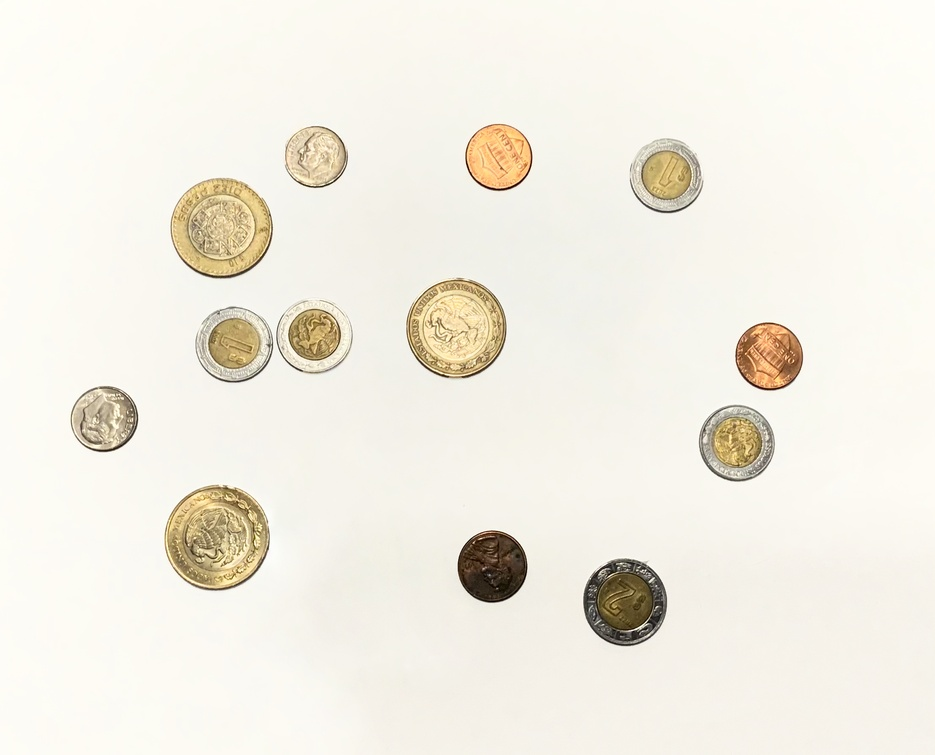
#> input picture Learning/Counting Objects/coins 2.jpg, 935 x 755 px, shrunk from 2212 x 1785 before the run
$ python size_measurement.py --image 'Counting Objects/coins 2.jpg' --width 1.0
#> lines starting #> are read from the running program, lines starting #| are printed output that depends on the picture; after the words box and inside, x2 and y2 are one past the last pixel; in counts of white or black regions, pixels touching at a corner belong together
from scipy.spatial import distance
from imutils import perspective
from imutils import contours as imutils_contours
import numpy
import argparse
import imutils
import cv2

# Calcular el punto medio entre dos puntos
def mid_point(point_a, point_b):
    return (point_a[0] + point_b[0]) * 0.5, (point_a[1] + point_b[1]) * 0.5

# Argumentos
argumet_parser = argparse.ArgumentParser()
argumet_parser.add_argument("-i", "--image", required=True, help="path to the input image")
argumet_parser.add_argument("-w", "--width", type=float, required=True, help="width of the left-most object in the image")
arguments = vars(argumet_parser.parse_args())

# Leer la imagen, convertirla a escala de grises y suavizarla
image = cv2.imread(arguments["image"])
#> image is the input picture: shape (755, 935, 3); mean B, G, R 227.3, 237.9, 241.9
gray = cv2.cvtColor(image, cv2.COLOR_BGR2GRAY)
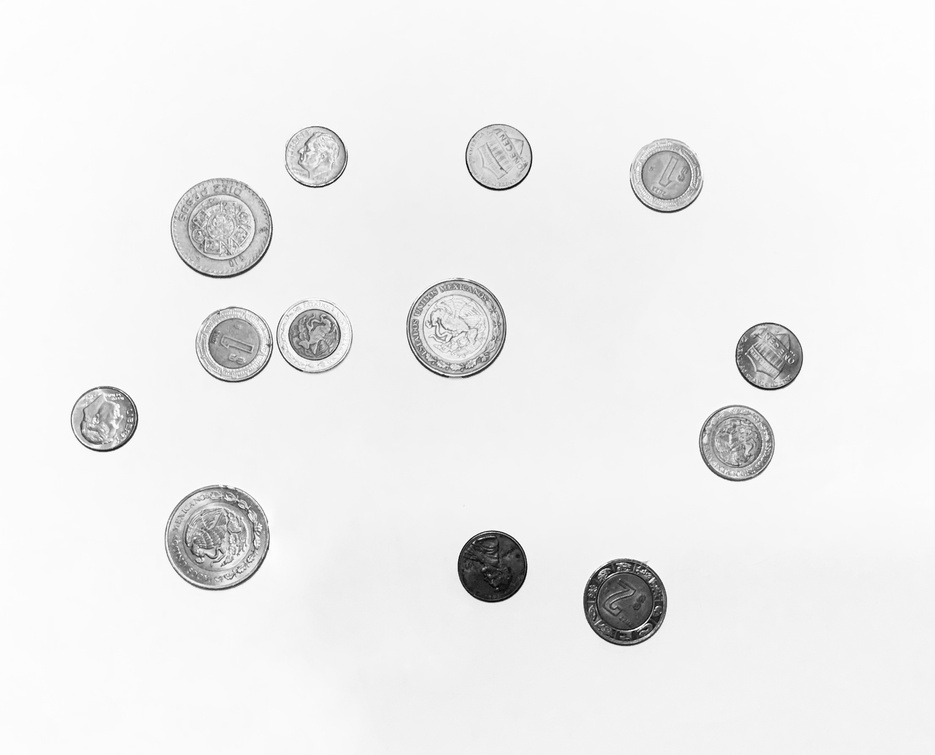
#> gray: shape (755, 935); min 2, max 255, mean 237.9
gray = cv2.GaussianBlur(gray, (7, 7), 0)

# Detectar bordes en la imagen en escala de grises, dilatar y erosionar los bordes para cerrar cualquier brecha entre los objetos
edged_image = cv2.Canny(gray, 50, 100)
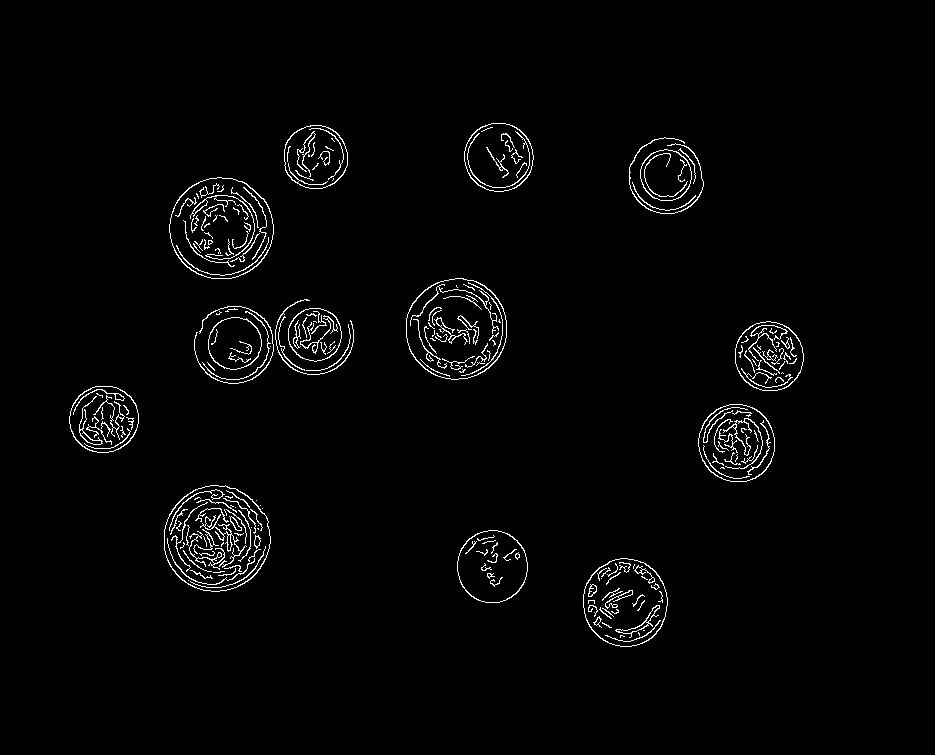
#> edged_image: shape (755, 935); 2% white in thin lines or dots, all inside (x1, y1, x2, y2) = (69, 123, 804, 647)
edged_image = cv2.dilate(edged_image, None, iterations=1)
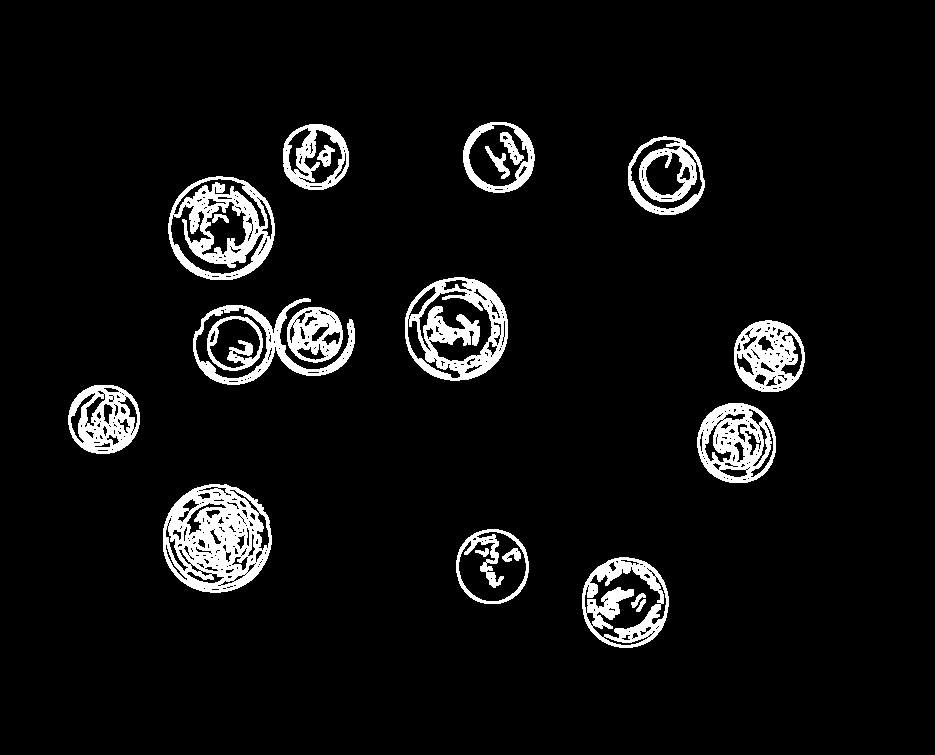
#> edged_image: shape (755, 935); 6.4% white; 22 white regions, largest, box (x1, y1, x2, y2) and area: (163, 484, 272, 593) 7218, (168, 176, 275, 280) 5113, (405, 277, 508, 381) 4999
edged_image = cv2.erode(edged_image, None, iterations=1)
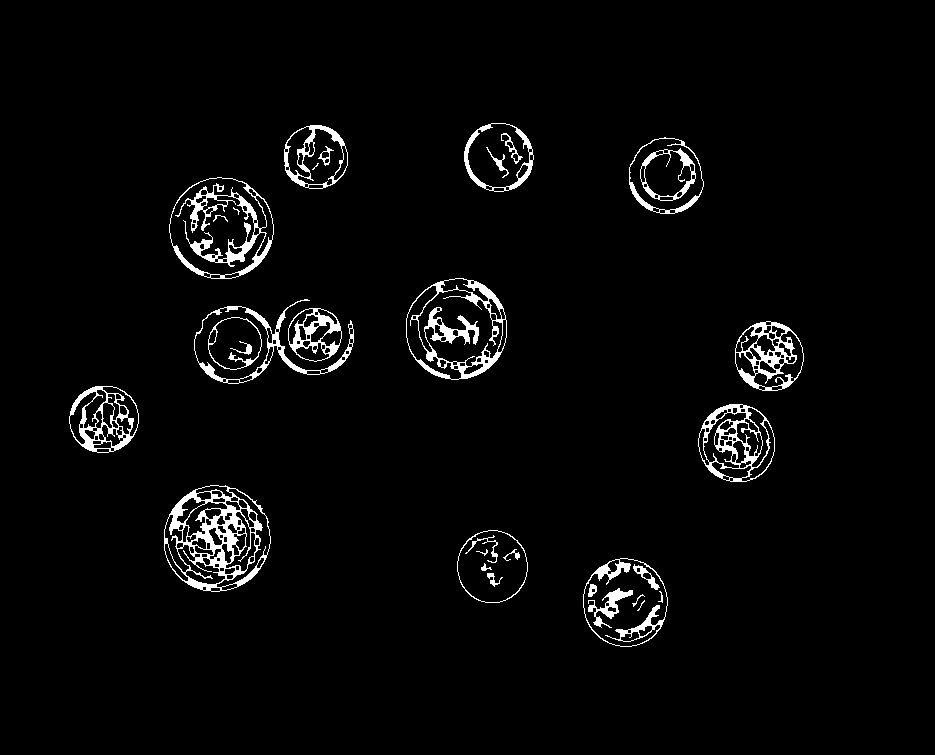
#> edged_image: shape (755, 935); 3.2% white; 33 white regions (3 under 20 px)

# Encontrar contornos en la imagen
contours = cv2.findContours(edged_image.copy(), cv2.RETR_EXTERNAL, cv2.CHAIN_APPROX_SIMPLE)
#> contours = 13 contours; largest, box (x1, y1, x2, y2) and area: (164, 485, 271, 592) 8812, (169, 177, 274, 279) 8250, (406, 278, 507, 380) 8004, (583, 558, 668, 647) 5818, (194, 299, 354, 384) 5441
contours = imutils.grab_contours(contours)

# Ordenar los contornos de izquierda a derecha (donde el objeto de la izquierda es el de referencia, el objeto de tamaño conocido)
(contours, _) = imutils_contours.sort_contours(contours)
pixels_per_metric = None

# Iterar sobre los contornos
for contour in contours:
    # Si el contorno no es lo suficientemente grande, ignorarlo, probablemente es ruido
    if cv2.contourArea(contour) < 100:
        continue

    # Calcular el rectángulo delimitador del contorno y usarlo para calcular las dimensiones del objeto
    original_image = image.copy()
    box = cv2.minAreaRect(contour)
    box = cv2.boxPoints(box)
    box = numpy.array(box, dtype="int")

    # Ordenar los puntos del contorno para que aparezcan en sentido horario y luego dibujalo
    box = perspective.order_points(box)
    cv2.drawContours(original_image, [box.astype("int")], -1, (0, 255, 0), 2)

    # Iterar sobre los puntos del contorno y dibujarlos
    for (x, y) in box:
        cv2.circle(original_image, (int(x), int(y)), 5, (0, 0, 255), -1)

    # Extraer los puntos del contorno y calcular las dimensiones del objeto
    (top_left, top_right, bottom_right, bottom_left) = box
    # Calculamos la distancia euclidiana entre el punto superior izquierdo y el punto superior derecho
    (top_left_top_right_x, top_left_top_right_y) = mid_point(top_left, top_right)
    (bottom_left_bottom_right_x, bottom_left_bottom_right_y) = mid_point(bottom_left, bottom_right)

    # Calculamos la distancia euclidiana entre las diagonales del objeto
    (top_left_bottom_left_x, top_left_bottom_left_y) = mid_point(top_left, bottom_left)
    (top_right_bottom_right_x, top_right_bottom_right_y) = mid_point(top_right, bottom_right)

    # Dibujar los puntos
    cv2.circle(original_image, (int(top_left_top_right_x), int(top_left_top_right_y)), 5, (255, 0, 0), -1)
    cv2.circle(original_image, (int(bottom_left_bottom_right_x), int(bottom_left_bottom_right_y)), 5, (255, 0, 0), -1)
    cv2.circle(original_image, (int(top_left_bottom_left_x), int(top_left_bottom_left_y)), 5, (255, 0, 0), -1)
    cv2.circle(original_image, (int(top_right_bottom_right_x), int(top_right_bottom_right_y)), 5, (255, 0, 0), -1)

    # Dibujar las líneas
    cv2.line(original_image, (int(top_left_top_right_x), int(top_left_top_right_y)), (int(bottom_left_bottom_right_x), int(bottom_left_bottom_right_y)), (255, 0, 255), 2)
    cv2.line(original_image, (int(top_left_bottom_left_x), int(top_left_bottom_left_y)), (int(top_right_bottom_right_x), int(top_right_bottom_right_y)), (255, 0, 255), 2)

    # Calcular la distancia euclidiana entre los puntos y luego encontrar la relación de píxeles por métrica
    distance_a = distance.euclidean((top_left_top_right_x, top_left_top_right_y), (bottom_left_bottom_right_x, bottom_left_bottom_right_y))
    distance_b = distance.euclidean((top_left_bottom_left_x, top_left_bottom_left_y), (top_right_bottom_right_x, top_right_bottom_right_y))

    # Si la relación de píxeles por métrica es nula, inicializarla
    if pixels_per_metric is None:
        pixels_per_metric = distance_b / arguments["width"]

    # Calcular las dimensiones del objeto
    dimension_a = distance_a / pixels_per_metric
    dimension_b = distance_b / pixels_per_metric

    # Dibujar las dimensiones en la imagen
    cv2.putText(original_image, "{:.1f}mm".format(dimension_a), (int(top_left_top_right_x - 15), int(top_left_top_right_y - 10)), cv2.FONT_HERSHEY_SIMPLEX, 0.65, (255, 255, 255), 2)
    cv2.putText(original_image, "{:.1f}mm".format(dimension_b), (int(top_right_bottom_right_x + 10), int(top_right_bottom_right_y)), cv2.FONT_HERSHEY_SIMPLEX, 0.65, (255, 255, 255), 2)

    # Mostrar la imagen
    cv2.imshow("Image", original_image)
    cv2.waitKey(0)
#> this loop made 13 passes
#> (top_left, top_right, bottom_right, bottom_left, top_left_top_right_x, top_left_top_right_y, bottom_left_bottom_right_x, bottom_left_bottom_right_y) on pass 1: ([69, 386], [138, 386], [138, 452], [69, 452], 103.5, 386, 103.5, 452)
#> (top_left, top_right, bottom_right, bottom_left, top_left_top_right_x, top_left_top_right_y, bottom_left_bottom_right_x, bottom_left_bottom_right_y) on passes 2 to 7: ([164, 485], [270, 485], [270, 591], [164, 591], 217, 485, 217, 591), ([169, 177], [273, 177], [273, 278], [169, 278], 221, 177, 221, 278), ([190, 309], [349, 294], [356, 372], [197, 386], 269.5, 301.5, 276.5, 379), ([284, 125], [347, 125], [347, 188], [284, 188], 315.5, 125, 315.5, 188), ([288, 308], [341, 308], [341, 361], [288, 361], 314.5, 308, 314.5, 361), ([406, 278], [506, 278], [506, 379], [406, 379], 456, 278, 456, 379)
#> pass 1, `cv2.imshow("Image", original_image)`:
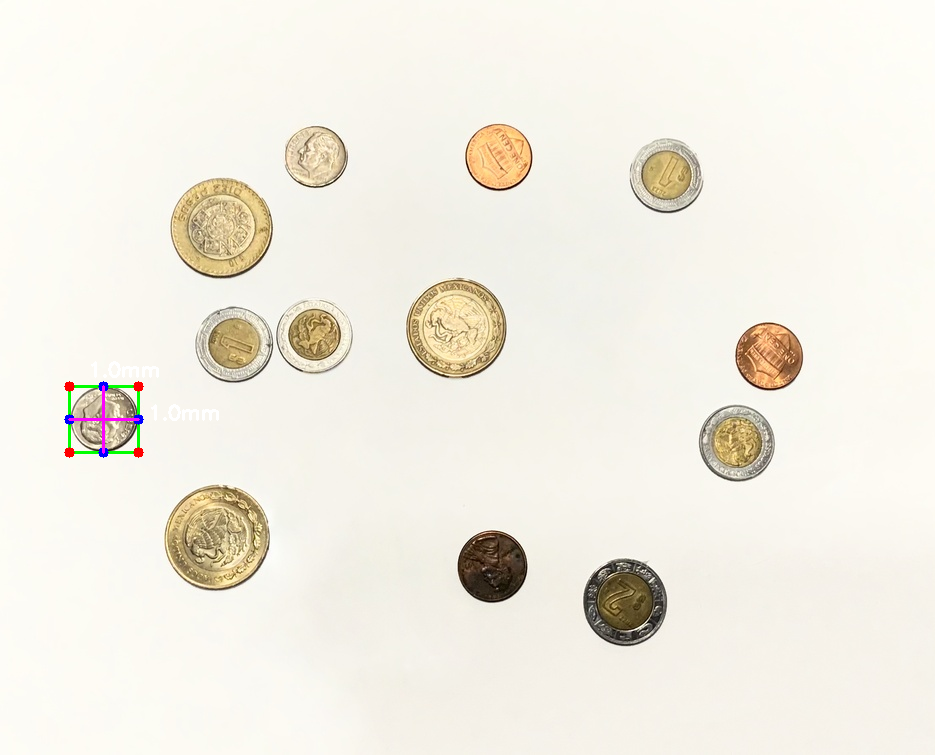
#> window 'Image': shape (755, 935, 3); mean B, G, R 227.1, 237.6, 241.7
#> pass 2, `cv2.imshow("Image", original_image)`:
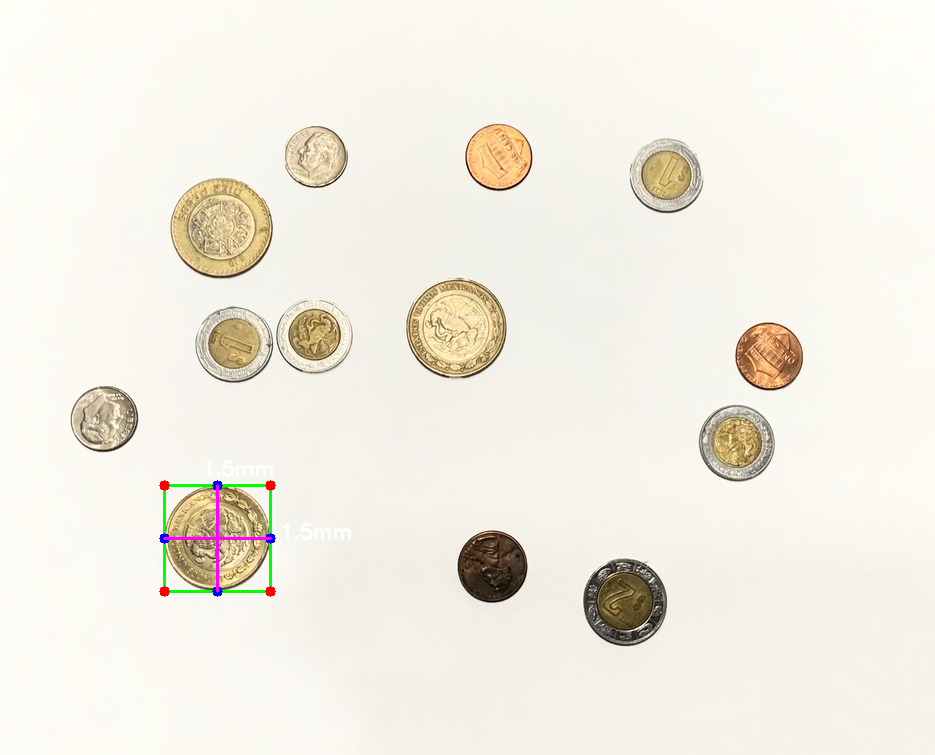
#> window 'Image': shape (755, 935, 3); mean B, G, R 227, 237.6, 241.6
#> after the loop, pixels_per_metric = 69
